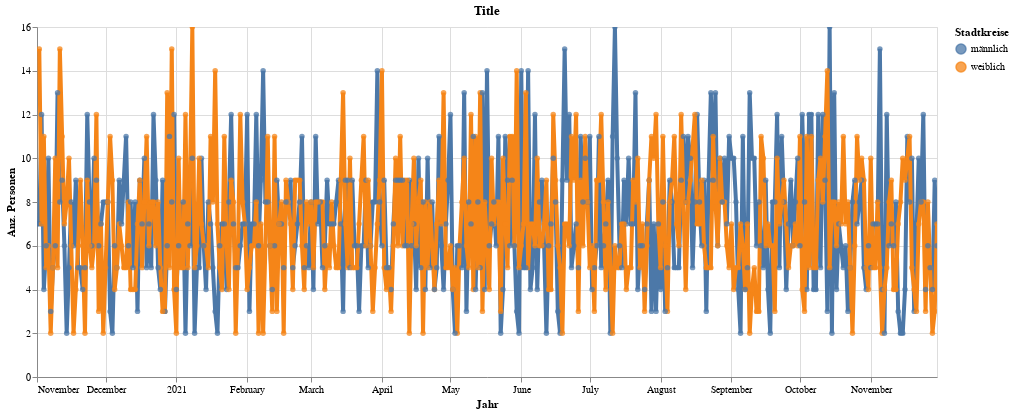

The cell this chart's notebook holds for it:
### Code cell
highlight = alt.selection(type='single', on='mouseover',
                          fields=['KreisLang'], nearest=True)
#x='date:StichtagDatJahr',
base = alt.Chart(myAgg.reset_index().query('sum_WBev>1'), title="Title").encode(
    x=alt.X('GueltigAbDat', axis=alt.Axis(title='Jahr'))# , axis=alt.Axis(format='%', title='percentage')
    , y=alt.X('sum_WBev', axis=alt.Axis(title='Anz. Personen'))
    , color=alt.Color('SexLang', legend=alt.Legend(title="Stadtkreise", orient="right"))  
    ,tooltip=['GueltigAbDat', 'SexLang', 'sum_WBev']    
)
points = base.mark_circle().encode(
    opacity=alt.value(0.75)
).add_selection(
    highlight
).properties(
    width=900 , height=350
)
lines = base.mark_line().encode(
    size=alt.condition(~highlight, alt.value(0.5), alt.value(4))
).interactive()

lines + points

### Figure 1 — Vega-Lite specification as saved in the notebook (floating-point values rounded to 4 significant figures; data arrays with more than 128 entries replaced by an {"elided": "..."} marker saying what was removed)
{"config": {"view": {"continuousWidth": 400, "continuousHeight": 300}}, "layer": [{"mark": "line", "encoding": {"color": {"type": "nominal", "field": "SexLang", "legend": {"orient": "right", "title": "Stadtkreise"}}, "size": {"condition": {"value": 0.5, "selection": {"not": "selector047"}}, "value": 4}, "tooltip": [{"type": "temporal", "field": "GueltigAbDat"}, {"type": "nominal", "field": "SexLang"}, {"type": "quantitative", "field": "sum_WBev"}], "x": {"type": "temporal", "axis": {"title": "Jahr"}, "field": "GueltigAbDat"}, "y": {"type": "quantitative", "axis": {"title": "Anz. Personen"}, "field": "sum_WBev"}}, "selection": {"selector048": {"type": "interval", "bind": "scales", "encodings": ["x", "y"]}}, "title": "Title"}, {"mark": "circle", "encoding": {"color": {"type": "nominal", "field": "SexLang", "legend": {"orient": "right", "title": "Stadtkreise"}}, "opacity": {"value": 0.75}, "tooltip": [{"type": "temporal", "field": "GueltigAbDat"}, {"type": "nominal", "field": "SexLang"}, {"type": "quantitative", "field": "sum_WBev"}], "x": {"type": "temporal", "axis": {"title": "Jahr"}, "field": "GueltigAbDat"}, "y": {"type": "quantitative", "axis": {"title": "Anz. Personen"}, "field": "sum_WBev"}}, "height": 350, "selection": {"selector047": {"type": "single", "on": "mouseover", "fields": ["KreisLang"], "nearest": true}}, "title": "Title", "width": 900}], "data": {"name": "data-f109ed2dc2d290e2ee619dd7dd823910"}, "$schema": "https://vega.github.io/schema/vega-lite/v4.8.1.json", "datasets": {"data-f109ed2dc2d290e2ee619dd7dd823910": {"elided": "786 records"}}}
